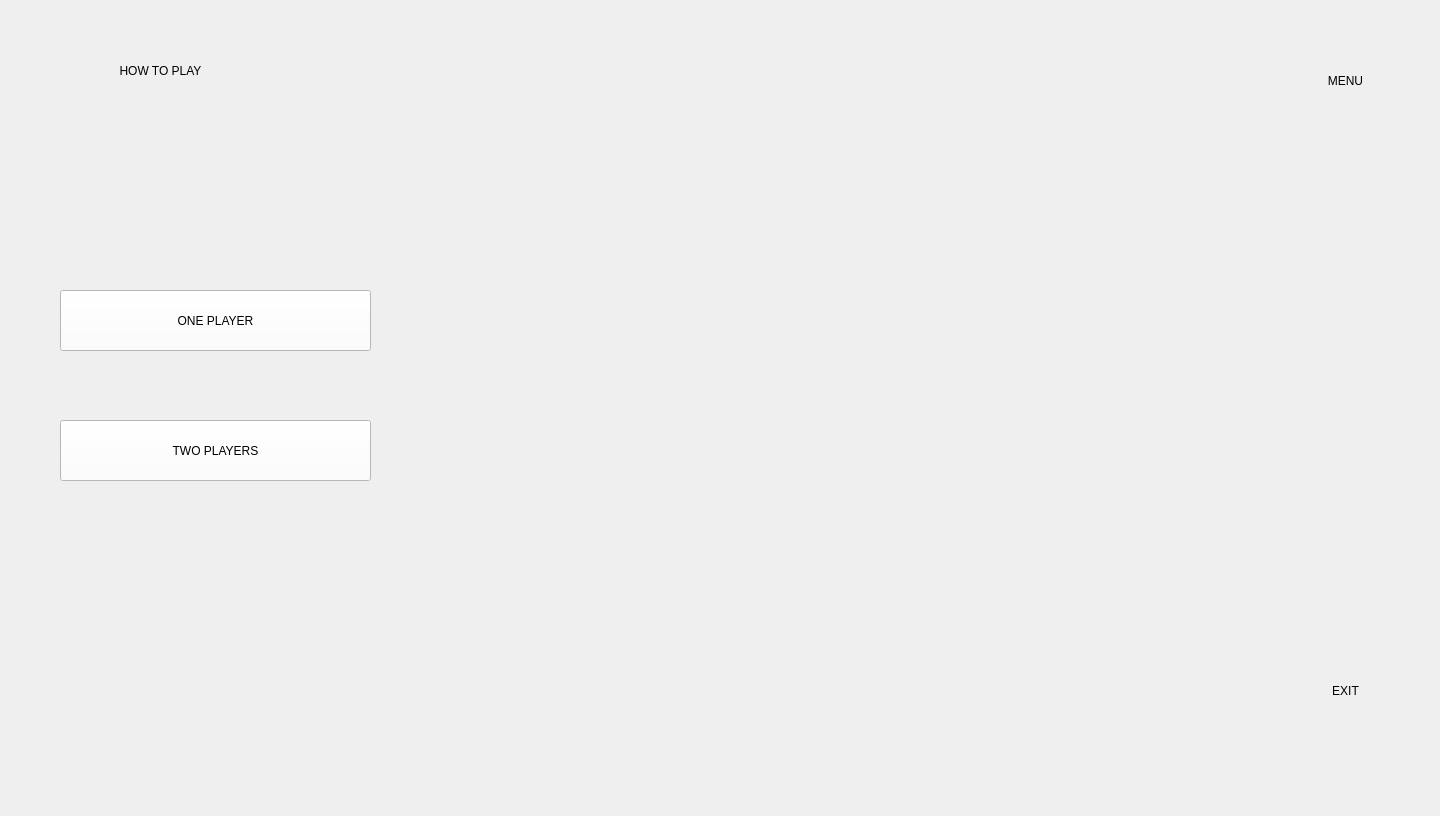
<?xml version="1.0" encoding="UTF-8"?>
<ui version="4.0">
 <class>MainWindow</class>
 <widget class="QMainWindow" name="MainWindow">
  <property name="geometry">
   <rect>
    <x>0</x>
    <y>0</y>
    <width>1440</width>
    <height>816</height>
   </rect>
  </property>
  <property name="windowTitle">
   <string>MainWindow</string>
  </property>
  <property name="styleSheet">
   <string notr="true">background-color: rgb(239, 239, 239)</string>
  </property>
  <widget class="QWidget" name="centralwidget">
   <widget class="QPushButton" name="menu_main">
    <property name="geometry">
     <rect>
      <x>1300</x>
      <y>60</y>
      <width>91</width>
      <height>41</height>
     </rect>
    </property>
    <property name="styleSheet">
     <string notr="true">font: 16pt &quot;Arial Rounded MT Bold&quot;;
</string>
    </property>
    <property name="text">
     <string>MENU</string>
    </property>
    <property name="flat">
     <bool>true</bool>
    </property>
   </widget>
   <widget class="QPushButton" name="one_play">
    <property name="geometry">
     <rect>
      <x>60</x>
      <y>290</y>
      <width>311</width>
      <height>61</height>
     </rect>
    </property>
    <property name="styleSheet">
     <string notr="true">font: 16pt &quot;Arial Rounded MT Bold&quot;;
background-color: rgb(255, 255, 255)
</string>
    </property>
    <property name="text">
     <string>ONE PLAYER</string>
    </property>
   </widget>
   <widget class="QPushButton" name="two_play">
    <property name="geometry">
     <rect>
      <x>60</x>
      <y>420</y>
      <width>311</width>
      <height>61</height>
     </rect>
    </property>
    <property name="styleSheet">
     <string notr="true">font: 16pt &quot;Arial Rounded MT Bold&quot;;
background-color: rgb(255, 255, 255)</string>
    </property>
    <property name="text">
     <string>TWO PLAYERS</string>
    </property>
   </widget>
   <widget class="QPushButton" name="EXIT">
    <property name="geometry">
     <rect>
      <x>1300</x>
      <y>670</y>
      <width>91</width>
      <height>41</height>
     </rect>
    </property>
    <property name="styleSheet">
     <string notr="true">bakground-color: rgb(255, 131, 57);
font: 16pt &quot;Arial Rounded MT Bold&quot;;
</string>
    </property>
    <property name="text">
     <string>EXIT</string>
    </property>
    <property name="flat">
     <bool>true</bool>
    </property>
   </widget>
   <widget class="QPushButton" name="how_play">
    <property name="geometry">
     <rect>
      <x>60</x>
      <y>50</y>
      <width>201</width>
      <height>41</height>
     </rect>
    </property>
    <property name="styleSheet">
     <string notr="true">font: 16pt &quot;Arial Rounded MT Bold&quot;;</string>
    </property>
    <property name="text">
     <string>HOW TO PLAY</string>
    </property>
    <property name="flat">
     <bool>true</bool>
    </property>
   </widget>
   <widget class="QPushButton" name="pushButton">
    <property name="enabled">
     <bool>true</bool>
    </property>
    <property name="geometry">
     <rect>
      <x>560</x>
      <y>50</y>
      <width>661</width>
      <height>681</height>
     </rect>
    </property>
    <property name="text">
     <string/>
    </property>
    <property name="icon">
     <iconset>
      <normaloff>../../Users/Стас/Downloads/2024-02-06-12-40-18-605 (2).jpg</normaloff>../../Users/Стас/Downloads/2024-02-06-12-40-18-605 (2).jpg</iconset>
    </property>
    <property name="iconSize">
     <size>
      <width>650</width>
      <height>650</height>
     </size>
    </property>
    <property name="flat">
     <bool>true</bool>
    </property>
   </widget>
   <zorder>EXIT</zorder>
   <zorder>two_play</zorder>
   <zorder>menu_main</zorder>
   <zorder>one_play</zorder>
   <zorder>EXIT</zorder>
   <zorder>menu_main</zorder>
   <zorder>how_play</zorder>
   <zorder>pushButton</zorder>
  </widget>
  <widget class="QMenuBar" name="menubar">
   <property name="geometry">
    <rect>
     <x>0</x>
     <y>0</y>
     <width>1440</width>
     <height>26</height>
    </rect>
   </property>
  </widget>
  <widget class="QStatusBar" name="statusbar"/>
 </widget>
 <resources/>
 <connections/>
</ui>
